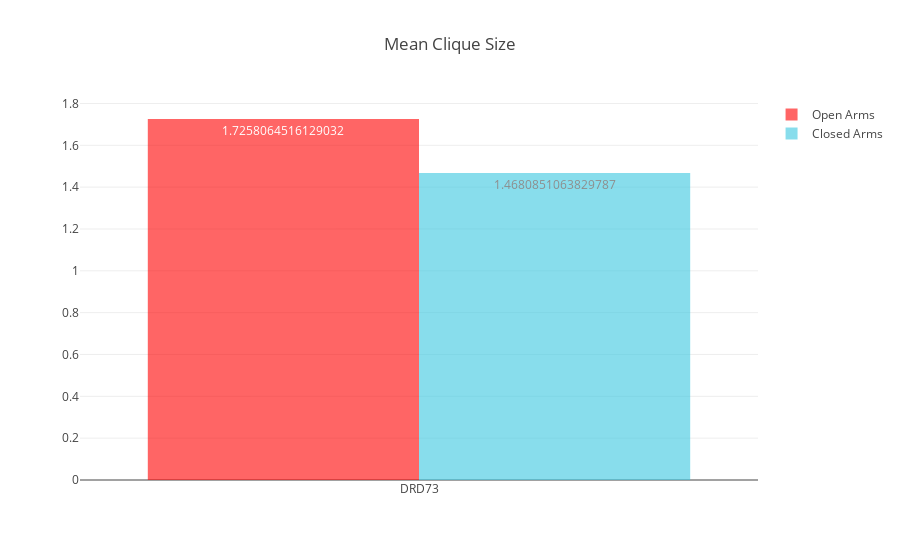

Notebook code for this chart:
### Markdown cell above
### *The 'small-world' property combines high levels of local clustering among nodes of a network (to form families or cliques) and short paths that globally link all nodes of a network. This means that all nodes of a large system are linked through relatively few intermediate steps, despite the fact that most nodes maintain only a few direct connections - mostly within a clique of neighbours.* (Bullmore and Sporns)

### As shown below, we computed the mean clique size, as well as the maximum clique size, in all networks of interest. We observe that larger cliques of neurons were formed when the mice were in the open arms of the EPM.

### Code cell
open_arms_graphs = get_behavior_graphs(feature_extractors, "OpenArms_centerpoint")

open_measures = list()
for open_arms_graph in open_arms_graphs:
    open_measures.append(open_arms_graph.mean_clique_size)    
    
closed_arms_graphs = get_behavior_graphs(feature_extractors, "ClosedArms_centerpoint")

closed_measures = list()
for closed_arms_graph in closed_arms_graphs:
    closed_measures.append(closed_arms_graph.mean_clique_size)
    
plot_network_measures(open_measures, closed_measures, *x_axis, title="Mean Clique Size")

### Figure 1 — Plotly figure (JSON) as saved in the notebook; plotly's stock layout.template omitted (floating-point values rounded to 4 significant figures)
{"data": [{"marker": {"color": "rgb(255, 0, 0)"}, "name": "Open Arms", "opacity": 0.6, "text": [1.726], "textposition": "auto", "type": "bar", "uid": "7d2ac2", "x": ["DRD73"], "y": [1.726]}, {"marker": {"color": "rgb(58,200,225)"}, "name": "Closed Arms", "opacity": 0.6, "text": [1.468], "textposition": "auto", "type": "bar", "uid": "d22c96", "x": ["DRD73"], "y": [1.468]}], "layout": {"autosize": true, "title": "Mean Clique Size", "xaxis": {"autorange": true, "range": [-0.5, 0.5], "type": "category"}, "yaxis": {"autorange": true, "range": [0, 1.817], "type": "linear"}}}
